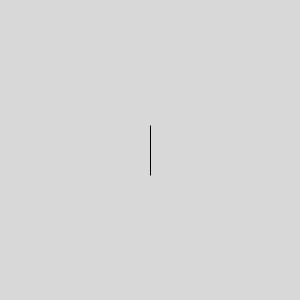
Frame 1 (no input)
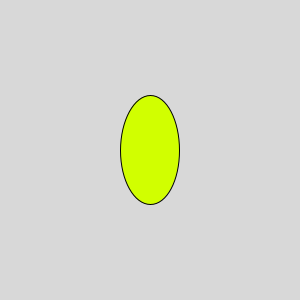
Frame 60 (the mouse pressed at the canvas centre just before this capture)
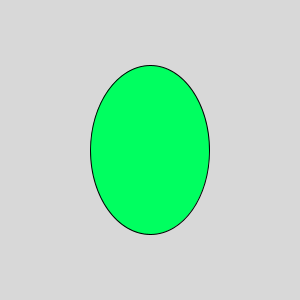
Frame 120 (the mouse held since frame 60 and released just before this capture)

The Processing sketch that drew these frames (run headless with seeded random() and noise(); from frame 60 on, the mouse is pressed at the canvas centre):

// Processing sketch: processing_18467
// ── processing_18467.pde

void setup(){
  size(300,300);
  colorMode (HSB,width);
}

int x = 0;

void draw(){
  background(255);
  fill(x,width,width);
  ellipse(150,150,x,x+50);
  x++;
}
